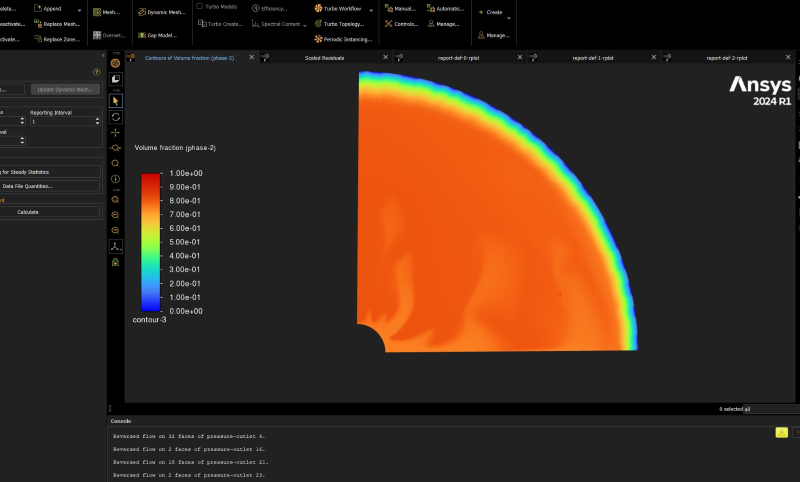
#> input picture media/fluent-air-fraction-2026-06-29.jpg, 1600 x 964 px, found by its file name (shown at 1/2 size)
$ python digitize.py
#> lines starting #> are read from the running program, lines starting #| are printed output that depends on the picture; after the words box and inside, x2 and y2 are one past the last pixel; in counts of white or black regions, pixels touching at a corner belong together
"""
Read volume fractions off the two Fluent contour screenshots of 29 June 2026
(media/fluent-water-fraction-2026-06-29.jpg and media/fluent-air-fraction-2026-06-29.jpg).

The solution files behind them were not kept, so the colours are all that is left of the
result. Each pixel's colour is matched to the nearest colour on the screenshot's own colour bar,
which runs linearly from 0 (bottom) to 1 (top). With two phases the water and air fractions add
up to one, so the two screenshots can be checked against each other.

The positions below were measured on the screenshots: the corner where the two straight edges
meet (the rotation axis), the outer radius and the hub radius in pixels, and the colour bar box.
"""
import numpy as np
from PIL import Image

SHOTS = {
    'air':   {'file': 'media/fluent-air-fraction-2026-06-29.jpg', 'corner': (715.0, 703.0),
              'R': 560.5, 'hub': 56.0, 'bar': (285, 316, 349, 619)},
    'water': {'file': 'media/fluent-water-fraction-2026-06-29.jpg', 'corner': (639.0, 697.0),
              'R': 597.0, 'hub': 59.5, 'bar': (180, 213, 320, 609),
              'mask': lambda x, y: (x > 1195) & (y > 680)},     # a snipping-tool thumbnail
}


def load(name, root='.'):
#> called with name = 'air', root = '.'
    s = SHOTS[name]
    return np.asarray(Image.open(f'{root}/{s["file"]}').convert('RGB')).astype(float)


def colour_bar(img, box):
    """Mean colour of each row of the colour bar, and its value (1 at the top, 0 at the bottom)."""
#> called with box = (285, 316, 349, 619)
    x0, x1, y0, y1 = box
    cols = img[y0:y1 + 1, x0:x1 + 1].mean(axis=1)
#> cols = 271 rows, first 8: [202.7, 4.97, 2], [201.3, 6.03, 0.406], [202, 7.38, 0.781], [202.4, 9.25, 0.188], [204.1, 11.16, 1.69], [205.1, 12.66, 2], [205, 12.84, 1.72], [205.2, 14.59, 1.66]
    vals = np.linspace(1.0, 0.0, len(cols))
#> vals = 271 values, max 1 at index 0, min 0 at index 270, mean 0.5
    return cols, vals


def to_value(rgb, cols, vals):
    """Nearest colour-bar entry for each pixel colour (N x 3)."""
    d = ((rgb[:, None, :] - cols[None, :, :]) ** 2).sum(-1)
    i = d.argmin(1)
    return vals[i], np.sqrt(d[np.arange(len(i)), i])


def sample(name, rr, tt, root='.'):
    """Value at radius fractions rr (r/R) and angles tt (degrees), arrays of the same shape.
    Returns (values, colour distance, valid mask)."""
    s = SHOTS[name]
    img = load(name, root)
    cols, vals = colour_bar(img, s['bar'])
    x0, y0 = s['corner']
    x = x0 + rr * s['R'] * np.cos(np.radians(tt))
    y = y0 - rr * s['R'] * np.sin(np.radians(tt))
    xi, yi = np.rint(x).astype(int), np.rint(y).astype(int)
    rgb = img[yi.ravel(), xi.ravel()]
    v, dist = to_value(rgb, cols, vals)
    ok = np.ones(v.shape, bool)
    if 'mask' in s:
        ok &= ~s['mask'](xi.ravel(), yi.ravel())
    return v.reshape(rr.shape), dist.reshape(rr.shape), ok.reshape(rr.shape)


def water_field(n_r=180, n_t=181, root='.'):
    """Water volume fraction on a polar grid, from the air screenshot (1 - air) and from the
    water screenshot, plus the grid. r runs from just outside the hub to just inside the rim."""
    hub = SHOTS['air']['hub'] / SHOTS['air']['R']
    r = np.linspace(hub + 0.012, 0.992, n_r)
    t = np.linspace(1.2, 89.4, n_t)                # clear of the light line Fluent draws on the bottom edge
    RR, TT = np.meshgrid(r, t, indexing='ij')
    air, d_air, _ = sample('air', RR, TT, root)
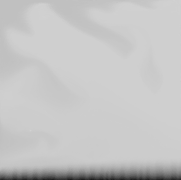
#> air: shape (180, 181) float64; min 0.111, max 0.826, mean 0.775
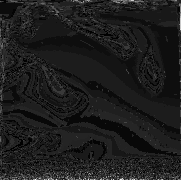
#> d_air: shape (180, 181) float64; min 0.162, max 12.45, mean 1.57; drawn with min black and max white
    water, d_w, ok_w = sample('water', RR, TT, root)
#> call 2 of load, with name = 'water', root = '.'
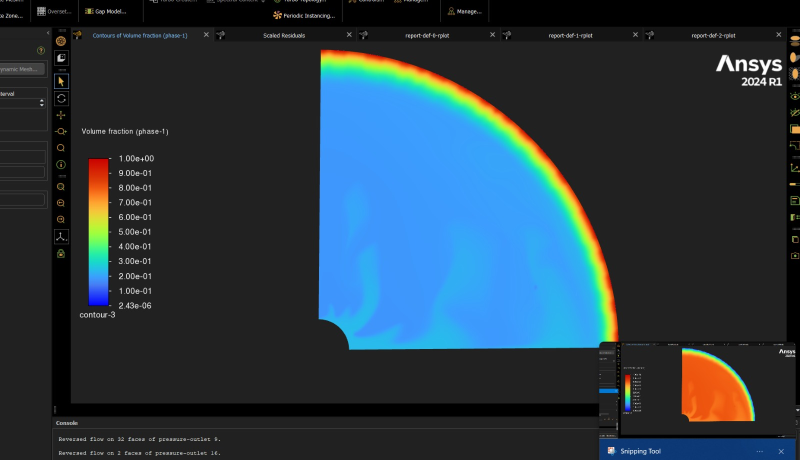
#> input picture media/fluent-water-fraction-2026-06-29.jpg, 1600 x 919 px, found by its file name (shown at 1/2 size)
#> in colour_bar (call 2), `cols = img[y0:y1 + 1, x0:x1 + 1].mean(axis=1)`: cols = 290 rows, first 8: [202.1, 4.59, 0.235], [202.4, 5.94, 0.353], [203.3, 7.24, 0.441], [204.2, 8.38, 0.529], [204, 9.97, 0.676], [205, 11.15, 1.29], [205.2, 12.79, 1.82], [206, 14, 1.74]
#> in sample (call 2), `cols, vals = colour_bar(img, s['bar'])`: vals = 290 values, max 1 at index 0, min 0 at index 289, mean 0.5
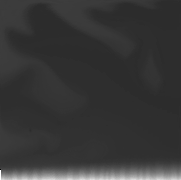
#> water: shape (180, 181) float64; min 0, max 1, mean 0.218
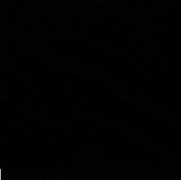
#> d_w: shape (180, 181) float64; min 0.125, max 180.3, mean 1.7
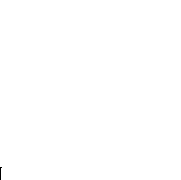
#> ok_w: shape (180, 181) bool; 100% white; black in thin lines or dots, all inside (x1, y1, x2, y2) = (0, 167, 2, 180)
    return r, t, 1.0 - air, water, ok_w, (d_air, d_w)


if __name__ == '__main__':
    r, t, w_from_air, w_direct, ok, (da, dw) = water_field()
#> r = 180 values from 0.112 to 0.992; t = 181 values from 1.2 to 89.4
    diff = (w_from_air - w_direct)[ok]
    print(f'grid {w_from_air.shape}; colour distance to the bar: median {np.median(da):.1f} and '
          f'{np.median(dw):.1f} (of 441 max)')
#| grid (180, 181); colour distance to the bar: median 1.5 and 1.8 (of 441 max)
    print(f'water fraction from the air shot minus the water shot: mean {diff.mean():+.3f}, '
          f'rms {np.sqrt((diff ** 2).mean()):.3f}, 95% within {np.percentile(np.abs(diff), 95):.3f}')
#| water fraction from the air shot minus the water shot: mean +0.007, rms 0.008, 95% within 0.012
    prof = w_from_air.mean(axis=1)
#> prof = 180 values, max 0.83 at index 179, min 0.193 at index 47, mean 0.225
    for f in (0.15, 0.3, 0.5, 0.7, 0.85, 0.9, 0.93, 0.95, 0.97, 0.99):
        i = np.argmin(np.abs(r - f))
        print(f'   r/R = {r[i]:.3f}: water fraction (angle-averaged) {prof[i]:.3f}')
#> this loop made 10 passes
#> i on passes 1 to 10: 8, 38, 79, 120, 150, 160, 166, 170, 175, 179
#|    r/R = 0.151: water fraction (angle-averaged) 0.210
#|    r/R = 0.299: water fraction (angle-averaged) 0.195
#|    r/R = 0.500: water fraction (angle-averaged) 0.195
#|    r/R = 0.702: water fraction (angle-averaged) 0.195
#|    r/R = 0.849: water fraction (angle-averaged) 0.205
#|    r/R = 0.899: water fraction (angle-averaged) 0.214
#|    r/R = 0.928: water fraction (angle-averaged) 0.277
#|    r/R = 0.948: water fraction (angle-averaged) 0.385
#> (further printed lines are left out)
